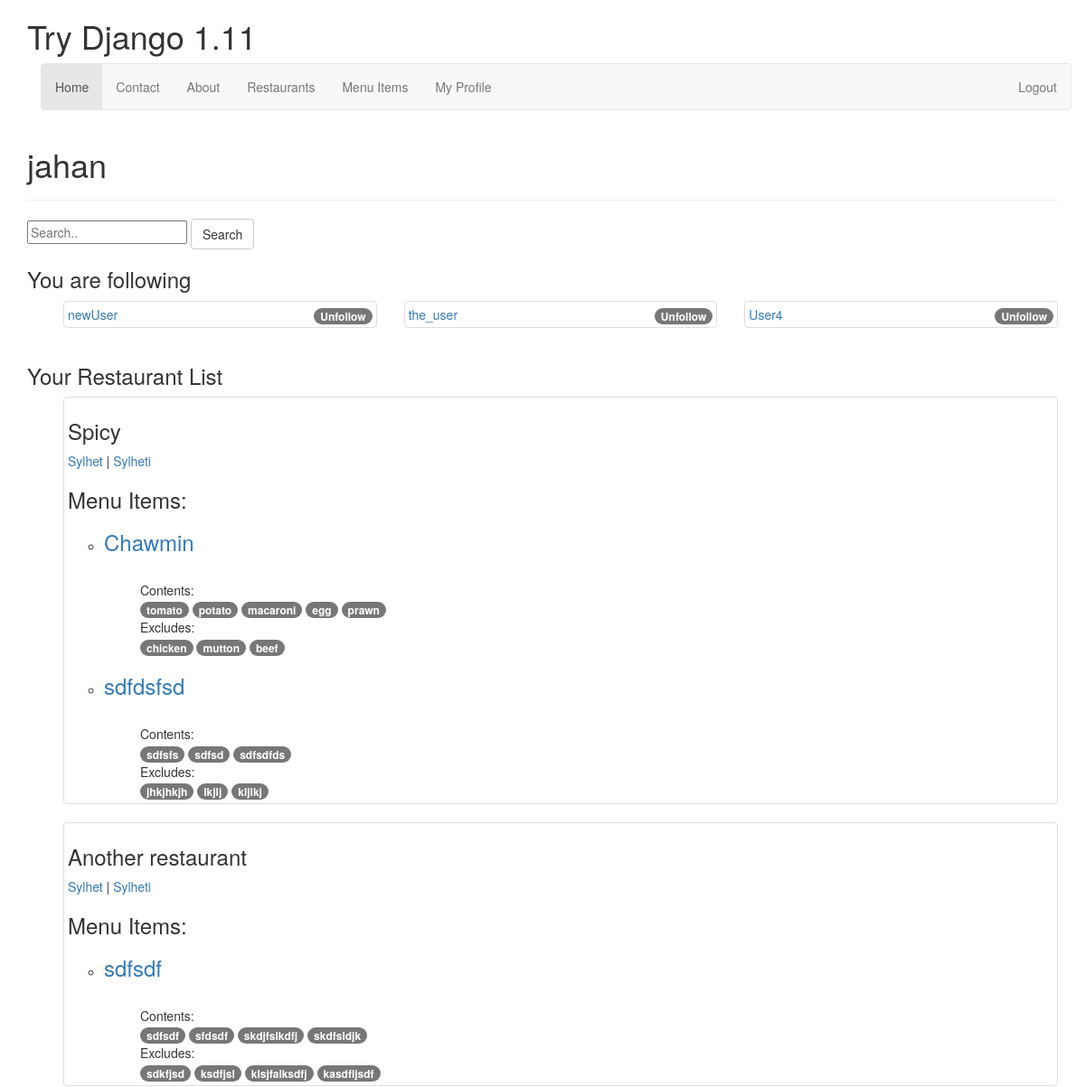
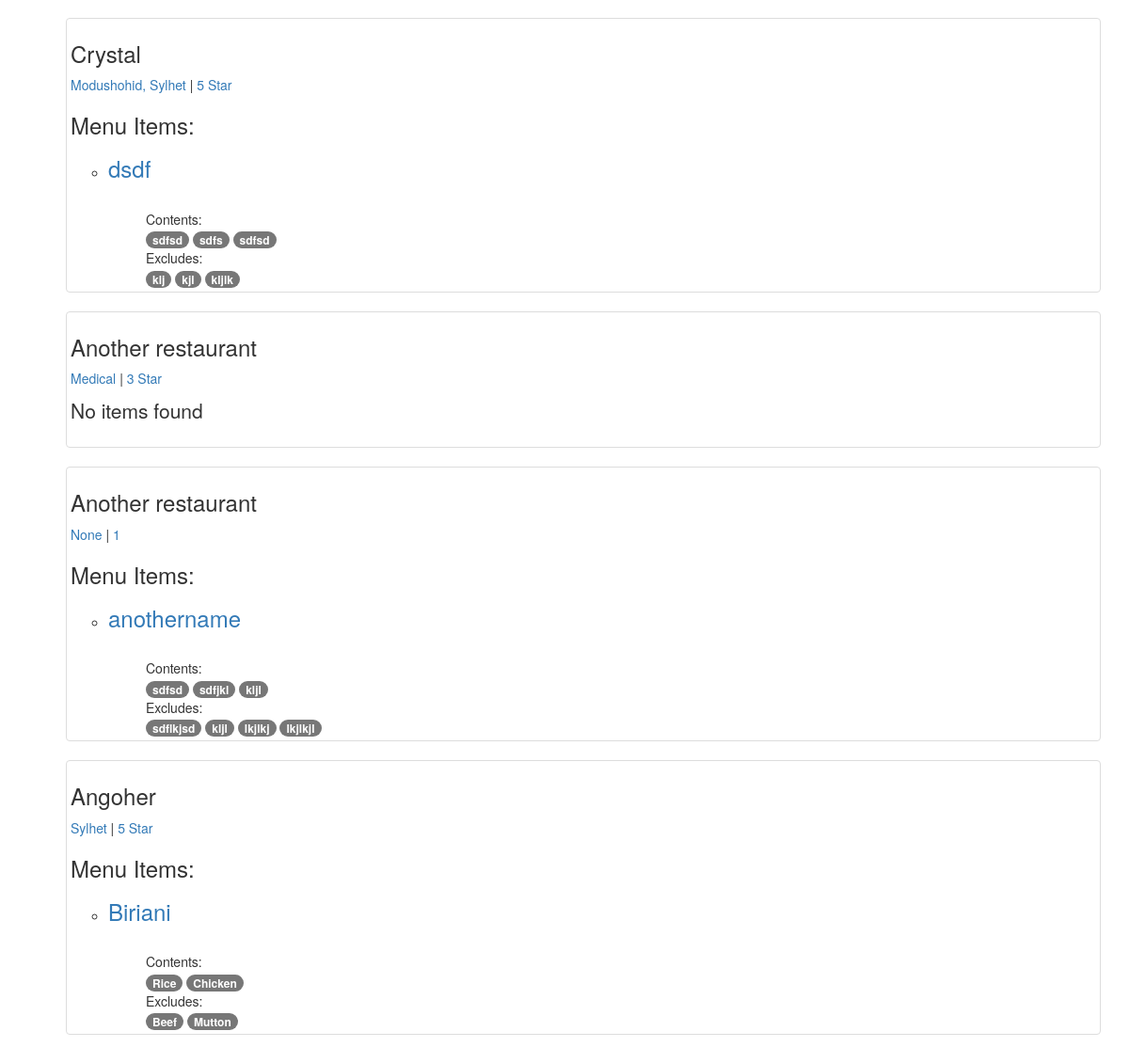
/profiles/jahan/ (signed in), run on the app's committed database (2 pictures, top to bottom).
### restaurants/models.py (models this page shows, shortened)
class Restaurant(models.Model):
    owner            = models.ForeignKey(User)
    name            = models.CharField(max_length=100)
    location        = models.CharField(max_length=255, null=True, blank=True)
    category        = models.CharField(max_length=255, null=True, blank=True, validators=[validate_caterogy])
    timestamp       = models.DateTimeField(auto_now_add=True)   # Saves automatically and does not allow to make changes
    updated         = models.DateTimeField(auto_now=True)       # Saves automatically and does not allow to make changes
    slug            = models.SlugField(null=True, blank=True)
    objects = RestaurantManager()
    def __str__(self):
        return self.name

### menuItems/models.py (models this page shows, shortened)
class MenuItem(models.Model):
    user        = models.ForeignKey(settings.AUTH_USER_MODEL)
    restaurant  = models.ForeignKey(Restaurant)
    name        = models.CharField(max_length=120)
    contents    = models.TextField(help_text='Separate each item by comma')
    excludes    = models.TextField(blank=True, null=True, help_text='Separate each item by comma')
    public      = models.BooleanField(default=True)
    timestamp   = models.DateTimeField(auto_now_add=True)
    updated     = models.DateTimeField(auto_now=True)
    slug        = models.SlugField(null=True, blank=True)
    def __str__(self):
        return self.name
    class Meta:
        ordering = ['-updated', '-timestamp']
    def get_contents(self):
        return self.contents.split(",")
    def get_excludes(self):
        return self.excludes.split(",")

### profiles/views.py (the view)
# urls.py: url(r'^(?P<username>[\w-]+)/$', ProfileDetailVeiw.as_view(), name='detail'),
class ProfileDetailVeiw(LoginRequiredMixin, DetailView):
    template_name = 'profiles/user_detail.html'
    def get_object(self):
        username = self.kwargs.get('username')
        if username is None:
            raise Http404
        return get_object_or_404(User, username__iexact=username, is_active=True)
    def get_context_data(self, *args, **kwargs):
        context = super(ProfileDetailVeiw, self).get_context_data(*args, **kwargs)
        user = context['user']
        query = self.request.GET.get('q')
        restaurant_qs = Restaurant.objects.filter(owner=user).search(query)
        following_list, suggested_list = Profile.objects.following_and_suggested(user)
        context['following'] = following_list
        context['suggested'] = suggested_list
        request_user = self.request.user
        request_user_following_list = []
        if user != self.request.user:
            request_user_following_list = request_user.profile.following.all()
        is_following = False
        if user in request_user_following_list:
            is_following = True
        context['is_following'] = is_following
        menuItem_qs = MenuItem.objects.filter(user=user).exists()
        if restaurant_qs.exists() and menuItem_qs:
            context['restaurants'] = restaurant_qs
        return context

### profiles/models.py (called while the page is built)
    def following_and_suggested(self, request_user):
        following_list = request_user.profile.following.all()
        suggested_list = []
        for fellow in following_list:
            fellow_following_list = fellow.profile.following.all()
            for item in fellow_following_list:
                if item not in suggested_list and item not in following_list and item != request_user:
                    suggested_list.append(item)
        return following_list, suggested_list

### restaurants/models.py (called while the page is built)
    def search(self, query):#Restaurant.objects.all().search(query) or Restaurant.objects.filter(something).search()
        if query:
            query = query.strip()
            return self.filter(
                Q(name__icontains=query) |
                Q(location__icontains=query) |
                Q(category__icontains=query) |
                Q(menuitem__name__icontains=query)|
                Q(menuitem__contents__icontains=query)
            ).distinct()
        else:
            return self

    def get_queryset(self):
        return RestaurantQuerySet(self.model, using=self._db)

### profiles/templates/profiles/user_detail.html (shortened to what this page needs)
{% extends 'base.html' %}
{% block content %}
    <h1>{{user.username}}</h1>
    <hr/>
    <form class="form" method="GET" action=".">
        <input type="text" placeholder="Search.." name="q" value="{{ request.GET.q }}">
        <button class="btn btn-default" type="submit">Search</button>
    </form>
    {% if following %}
        {% if user == request.user %}
            <h3>You are following</h3>
        {% else %}
            <h3>{{ user.username }} is following</h3>
        {% endif %}
        <ul>
            <div class="row">
            {% for fellow in following %}
                <div class="col-sm-4">
                    <div class="thumbnail">
                        <a href="{% url 'profiles:detail' username=fellow.username %}">{{ fellow }}</a>
                        {% if user == request.user %}
                        <a href="{% url 'profiles:unfollow' username=fellow.username %}" class="pull-right">
                            <span class="badge badge-default">Unfollow</span>
                        </a>
                        {% endif %}
                    </div>
                </div>
            {% endfor %}
            </div>
        </ul>
    {% endif %}
    {% if restaurants %}
            <h3>Your Restaurant List</h3>
        <ul>
        {% for rest in restaurants %}
            <div class="row">
                <div class="col-sm-12">
                    <div class="thumbnail">
                    <h3>{{ rest }}</h3>
                    <p><a href="{{ request.path }}?q={{ rest.location }}">{{ rest.location }}</a> | <a href="{{ request.path }}?q={{ rest.category }}">{{ rest.category }}</a></p>
                    {% if rest.menuitem_set.all.exists %}
                    <h3>Menu Items:</h3>
                    <ul>
                        {% for item in rest.menuitem_set.all %}
                            <li><h3><a href="{{ request.path }}?q={{ item }}">{{ item }}</a></h3><br>
                                {% if item.contents %}
                                    <ul>
                                    Contents: <br>
                                        {% for content in item.get_contents %}
                                            <a href="{{ request.path }}?q={{ content }}"><span class="badge badge-default">{{ content }}</span></a>
                                        {% endfor %}
                                    </ul>
                                {% endif %}
                                {% if item.excludes %}
                                    <ul>
                                    Excludes: <br>
                                        {% for exclude in item.get_excludes %}
                                            <span class="badge badge-default">{{ exclude }}</span>
                                        {% endfor %}
                                    </ul>
                                {% endif %}
                            </li>
                        {% endfor %}
                    </ul>
                    {% else %}
                        <p class="lead">No items found</p>
                    {% endif %}
                    </div>
                </div>
            </div>
        {% endfor %}
        </ul>
    {% else %}
    <p class="lead">No restaurants found</p>
    {% endif %}
{% endblock content %}

### data on the page
Restaurant: name "Spicy", location "Sylhet", category "Sylheti"
MenuItem: name "Chawmin", get_contents "tomato" "potato" "macaroni" "egg" "prawn", get_excludes "chicken" "mutton" "beef"
MenuItem: name "sdfdsfsd", get_contents "sdfsfs" "sdfsd" "sdfsdfds", get_excludes "jhkjhkjh" "lkjlj" "kljlkj"
Restaurant: name "Another restaurant", location "Sylhet", category "Sylheti"
MenuItem: name "sdfsdf", get_contents "sdfsdf" "sfdsdf" "skdjfslkdfj" "skdfsldjk", get_excludes "sdkfjsd" "ksdfjsl" "klsjfalksdfj" "kasdfljsdf"
Restaurant: name "Crystal", location "Modushohid, Sylhet", category "5 Star"
MenuItem: name "dsdf", get_contents "sdfsd" "sdfs" "sdfsd", get_excludes "klj" "kjl" "kljlk"
Restaurant: name "Another restaurant", location "Medical", category "3 Star", shows "No items found"
Restaurant: name "Another restaurant", location "None", category "1"
MenuItem: name "anothername", get_contents "sdfsd" "sdfjkl" "kljl", get_excludes "sdflkjsd" "kljl" "lkjlkj" "lkjlkjl"
Restaurant: name "Angoher", location "Sylhet", category "5 Star"
MenuItem: name "Biriani", get_contents "Rice" "Chicken", get_excludes "Beef" "Mutton"

### other printed values
{{ user.username }} "jahan"
{{ fellow }} "newUser"
{{ fellow }} "the_user"
{{ fellow }} "User4"
